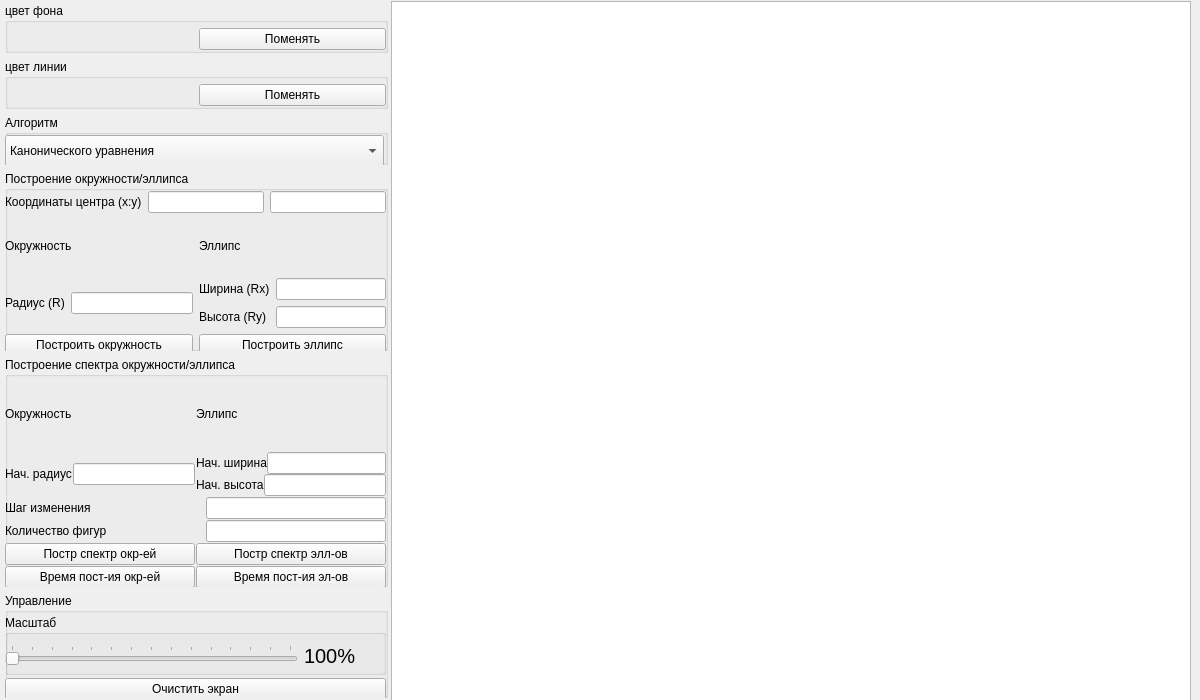
<?xml version="1.0" encoding="UTF-8"?>
<ui version="4.0">
 <class>MainWindow</class>
 <widget class="QMainWindow" name="MainWindow">
  <property name="geometry">
   <rect>
    <x>0</x>
    <y>0</y>
    <width>1200</width>
    <height>700</height>
   </rect>
  </property>
  <property name="windowTitle">
   <string>MainWindow</string>
  </property>
  <widget class="QWidget" name="centralwidget">
   <widget class="QStackedWidget" name="pages">
    <property name="geometry">
     <rect>
      <x>0</x>
      <y>0</y>
      <width>1200</width>
      <height>700</height>
     </rect>
    </property>
    <property name="currentIndex">
     <number>0</number>
    </property>
    <widget class="QWidget" name="main_page">
     <widget class="QWidget" name="horizontalLayoutWidget">
      <property name="geometry">
       <rect>
        <x>0</x>
        <y>0</y>
        <width>1191</width>
        <height>702</height>
       </rect>
      </property>
      <layout class="QHBoxLayout" name="main_page_layout" stretch="2,4">
       <property name="spacing">
        <number>3</number>
       </property>
       <item>
        <layout class="QVBoxLayout" name="verticalLayout">
         <property name="leftMargin">
          <number>5</number>
         </property>
         <property name="topMargin">
          <number>0</number>
         </property>
         <property name="bottomMargin">
          <number>0</number>
         </property>
         <item>
          <widget class="QGroupBox" name="groupBox_2">
           <property name="maximumSize">
            <size>
             <width>16777215</width>
             <height>50</height>
            </size>
           </property>
           <property name="title">
            <string>цвет фона</string>
           </property>
           <widget class="QWidget" name="horizontalLayoutWidget_5">
            <property name="geometry">
             <rect>
              <x>0</x>
              <y>20</y>
              <width>381</width>
              <height>32</height>
             </rect>
            </property>
            <layout class="QHBoxLayout" name="horizontalLayout_6">
             <item>
              <widget class="QWidget" name="bg_color_preview" native="true">
               <property name="maximumSize">
                <size>
                 <width>16777215</width>
                 <height>16777215</height>
                </size>
               </property>
              </widget>
             </item>
             <item>
              <widget class="QPushButton" name="btn_bg_color_change">
               <property name="text">
                <string>Поменять</string>
               </property>
              </widget>
             </item>
            </layout>
           </widget>
          </widget>
         </item>
         <item>
          <widget class="QGroupBox" name="groupBox">
           <property name="maximumSize">
            <size>
             <width>16777215</width>
             <height>50</height>
            </size>
           </property>
           <property name="title">
            <string>цвет линии</string>
           </property>
           <widget class="QWidget" name="horizontalLayoutWidget_6">
            <property name="geometry">
             <rect>
              <x>0</x>
              <y>20</y>
              <width>381</width>
              <height>32</height>
             </rect>
            </property>
            <layout class="QHBoxLayout" name="horizontalLayout_8">
             <item>
              <widget class="QWidget" name="line_color_preview" native="true">
               <property name="maximumSize">
                <size>
                 <width>16777215</width>
                 <height>16777215</height>
                </size>
               </property>
              </widget>
             </item>
             <item>
              <widget class="QPushButton" name="btn_line_color_change">
               <property name="text">
                <string>Поменять</string>
               </property>
              </widget>
             </item>
            </layout>
           </widget>
          </widget>
         </item>
         <item>
          <widget class="QGroupBox" name="groupBox_7">
           <property name="maximumSize">
            <size>
             <width>16777215</width>
             <height>50</height>
            </size>
           </property>
           <property name="title">
            <string>Алгоритм</string>
           </property>
           <widget class="QComboBox" name="algorithm_selection">
            <property name="geometry">
             <rect>
              <x>0</x>
              <y>20</y>
              <width>379</width>
              <height>32</height>
             </rect>
            </property>
            <item>
             <property name="text">
              <string>Канонического уравнения</string>
             </property>
            </item>
            <item>
             <property name="text">
              <string>Параметрического уравнения</string>
             </property>
            </item>
            <item>
             <property name="text">
              <string>Брезенхема</string>
             </property>
            </item>
            <item>
             <property name="text">
              <string>Средней точки</string>
             </property>
            </item>
            <item>
             <property name="text">
              <string>Библиотечный</string>
             </property>
            </item>
           </widget>
          </widget>
         </item>
         <item>
          <widget class="QGroupBox" name="groupBox_3">
           <property name="maximumSize">
            <size>
             <width>16777215</width>
             <height>180</height>
            </size>
           </property>
           <property name="title">
            <string>Построение окружности/эллипса</string>
           </property>
           <widget class="QWidget" name="verticalLayoutWidget">
            <property name="geometry">
             <rect>
              <x>0</x>
              <y>20</y>
              <width>381</width>
              <height>165</height>
             </rect>
            </property>
            <layout class="QVBoxLayout" name="verticalLayout_2" stretch="1,0,2,1">
             <item>
              <layout class="QHBoxLayout" name="horizontalLayout_5">
               <item>
                <widget class="QLabel" name="label">
                 <property name="maximumSize">
                  <size>
                   <width>160</width>
                   <height>16777215</height>
                  </size>
                 </property>
                 <property name="text">
                  <string>Координаты центра (x:y)</string>
                 </property>
                </widget>
               </item>
               <item>
                <widget class="QLineEdit" name="center_x"/>
               </item>
               <item>
                <widget class="QLineEdit" name="center_y"/>
               </item>
              </layout>
             </item>
             <item>
              <layout class="QHBoxLayout" name="horizontalLayout_11">
               <item>
                <widget class="QLabel" name="label_3">
                 <property name="text">
                  <string>Окружность</string>
                 </property>
                </widget>
               </item>
               <item>
                <widget class="QLabel" name="label_2">
                 <property name="text">
                  <string>Эллипс</string>
                 </property>
                </widget>
               </item>
              </layout>
             </item>
             <item>
              <layout class="QHBoxLayout" name="horizontalLayout_4">
               <item>
                <layout class="QVBoxLayout" name="verticalLayout_5">
                 <item>
                  <layout class="QHBoxLayout" name="horizontalLayout_7">
                   <item>
                    <widget class="QLabel" name="label_4">
                     <property name="text">
                      <string>Радиус (R)</string>
                     </property>
                    </widget>
                   </item>
                   <item>
                    <widget class="QLineEdit" name="radius"/>
                   </item>
                  </layout>
                 </item>
                </layout>
               </item>
               <item>
                <layout class="QVBoxLayout" name="verticalLayout_4">
                 <item>
                  <layout class="QHBoxLayout" name="horizontalLayout_9">
                   <item>
                    <widget class="QLabel" name="label_5">
                     <property name="text">
                      <string>Ширина (Rx)</string>
                     </property>
                    </widget>
                   </item>
                   <item>
                    <widget class="QLineEdit" name="radius_x"/>
                   </item>
                  </layout>
                 </item>
                 <item>
                  <layout class="QHBoxLayout" name="horizontalLayout_10">
                   <item>
                    <widget class="QLabel" name="label_6">
                     <property name="text">
                      <string>Высота (Ry) </string>
                     </property>
                    </widget>
                   </item>
                   <item>
                    <widget class="QLineEdit" name="radius_y"/>
                   </item>
                  </layout>
                 </item>
                </layout>
               </item>
              </layout>
             </item>
             <item>
              <layout class="QHBoxLayout" name="horizontalLayout_3">
               <item>
                <widget class="QPushButton" name="btn_circle_draw">
                 <property name="text">
                  <string>Построить окружность</string>
                 </property>
                </widget>
               </item>
               <item>
                <widget class="QPushButton" name="btn_ellipse_draw">
                 <property name="text">
                  <string>Построить эллипс</string>
                 </property>
                </widget>
               </item>
              </layout>
             </item>
            </layout>
           </widget>
          </widget>
         </item>
         <item>
          <widget class="QGroupBox" name="groupBox_6">
           <property name="maximumSize">
            <size>
             <width>16777215</width>
             <height>230</height>
            </size>
           </property>
           <property name="title">
            <string>Построение спектра окружности/эллипса</string>
           </property>
           <widget class="QWidget" name="verticalLayoutWidget_6">
            <property name="geometry">
             <rect>
              <x>0</x>
              <y>20</y>
              <width>381</width>
              <height>211</height>
             </rect>
            </property>
            <layout class="QVBoxLayout" name="verticalLayout_6" stretch="1,2,1,1,1,1">
             <property name="spacing">
              <number>1</number>
             </property>
             <item>
              <layout class="QHBoxLayout" name="horizontalLayout_15">
               <item>
                <widget class="QLabel" name="label_8">
                 <property name="text">
                  <string>Окружность</string>
                 </property>
                </widget>
               </item>
               <item>
                <widget class="QLabel" name="label_7">
                 <property name="text">
                  <string>Эллипс</string>
                 </property>
                </widget>
               </item>
              </layout>
             </item>
             <item>
              <layout class="QHBoxLayout" name="horizontalLayout_14">
               <item>
                <layout class="QHBoxLayout" name="horizontalLayout_16">
                 <item>
                  <widget class="QLabel" name="label_11">
                   <property name="text">
                    <string>Нач. радиус</string>
                   </property>
                  </widget>
                 </item>
                 <item>
                  <widget class="QLineEdit" name="start_radius"/>
                 </item>
                </layout>
               </item>
               <item>
                <layout class="QVBoxLayout" name="verticalLayout_7">
                 <property name="spacing">
                  <number>0</number>
                 </property>
                 <item>
                  <layout class="QHBoxLayout" name="horizontalLayout_17">
                   <item>
                    <widget class="QLabel" name="label_12">
                     <property name="text">
                      <string>Нач. ширина</string>
                     </property>
                    </widget>
                   </item>
                   <item>
                    <widget class="QLineEdit" name="start_radius_x"/>
                   </item>
                  </layout>
                 </item>
                 <item>
                  <layout class="QHBoxLayout" name="horizontalLayout_18">
                   <item>
                    <widget class="QLabel" name="label_13">
                     <property name="text">
                      <string>Нач. высота</string>
                     </property>
                    </widget>
                   </item>
                   <item>
                    <widget class="QLineEdit" name="start_radius_y"/>
                   </item>
                  </layout>
                 </item>
                </layout>
               </item>
              </layout>
             </item>
             <item>
              <layout class="QHBoxLayout" name="horizontalLayout_13">
               <item>
                <widget class="QLabel" name="label_9">
                 <property name="minimumSize">
                  <size>
                   <width>200</width>
                   <height>0</height>
                  </size>
                 </property>
                 <property name="text">
                  <string>Шаг изменения</string>
                 </property>
                </widget>
               </item>
               <item>
                <widget class="QLineEdit" name="step"/>
               </item>
              </layout>
             </item>
             <item>
              <layout class="QHBoxLayout" name="horizontalLayout_20">
               <item>
                <widget class="QLabel" name="label_10">
                 <property name="minimumSize">
                  <size>
                   <width>200</width>
                   <height>0</height>
                  </size>
                 </property>
                 <property name="text">
                  <string>Количество фигур</string>
                 </property>
                </widget>
               </item>
               <item>
                <widget class="QLineEdit" name="figures_count"/>
               </item>
              </layout>
             </item>
             <item>
              <layout class="QHBoxLayout" name="horizontalLayout_19">
               <item>
                <widget class="QPushButton" name="btn_draw_circles_spectrum">
                 <property name="text">
                  <string>Постр спектр окр-ей</string>
                 </property>
                </widget>
               </item>
               <item>
                <widget class="QPushButton" name="btn_draw_ellipses_spectrum">
                 <property name="text">
                  <string>Постр спектр элл-ов</string>
                 </property>
                </widget>
               </item>
              </layout>
             </item>
             <item>
              <layout class="QHBoxLayout" name="horizontalLayout_12">
               <item>
                <widget class="QPushButton" name="btn_time_cmp_circles">
                 <property name="text">
                  <string>Время пост-ия окр-ей</string>
                 </property>
                </widget>
               </item>
               <item>
                <widget class="QPushButton" name="btn_time_cmp_ellipses">
                 <property name="acceptDrops">
                  <bool>false</bool>
                 </property>
                 <property name="text">
                  <string>Время пост-ия эл-ов</string>
                 </property>
                </widget>
               </item>
              </layout>
             </item>
            </layout>
           </widget>
          </widget>
         </item>
         <item>
          <widget class="QGroupBox" name="groupBox_4">
           <property name="maximumSize">
            <size>
             <width>16777215</width>
             <height>105</height>
            </size>
           </property>
           <property name="title">
            <string>Управление</string>
           </property>
           <widget class="QWidget" name="verticalLayoutWidget_3">
            <property name="geometry">
             <rect>
              <x>0</x>
              <y>20</y>
              <width>381</width>
              <height>91</height>
             </rect>
            </property>
            <layout class="QVBoxLayout" name="verticalLayout_3">
             <property name="spacing">
              <number>1</number>
             </property>
             <item>
              <widget class="QGroupBox" name="groupBox_5">
               <property name="maximumSize">
                <size>
                 <width>16777215</width>
                 <height>60</height>
                </size>
               </property>
               <property name="title">
                <string>Масштаб</string>
               </property>
               <widget class="QWidget" name="horizontalLayoutWidget_2">
                <property name="geometry">
                 <rect>
                  <x>0</x>
                  <y>20</y>
                  <width>351</width>
                  <height>41</height>
                 </rect>
                </property>
                <layout class="QHBoxLayout" name="horizontalLayout_2">
                 <item>
                  <widget class="QSlider" name="scale_slider">
                   <property name="minimum">
                    <number>100</number>
                   </property>
                   <property name="maximum">
                    <number>1500</number>
                   </property>
                   <property name="singleStep">
                    <number>50</number>
                   </property>
                   <property name="pageStep">
                    <number>100</number>
                   </property>
                   <property name="orientation">
                    <enum>Qt::Horizontal</enum>
                   </property>
                   <property name="tickPosition">
                    <enum>QSlider::TicksAbove</enum>
                   </property>
                   <property name="tickInterval">
                    <number>100</number>
                   </property>
                  </widget>
                 </item>
                 <item>
                  <widget class="QLabel" name="slider_value">
                   <property name="minimumSize">
                    <size>
                     <width>50</width>
                     <height>0</height>
                    </size>
                   </property>
                   <property name="font">
                    <font>
                     <pointsize>15</pointsize>
                    </font>
                   </property>
                   <property name="text">
                    <string>100%</string>
                   </property>
                  </widget>
                 </item>
                </layout>
               </widget>
              </widget>
             </item>
             <item>
              <widget class="QPushButton" name="btn_clear_screen">
               <property name="text">
                <string>Очистить экран</string>
               </property>
              </widget>
             </item>
            </layout>
           </widget>
          </widget>
         </item>
        </layout>
       </item>
       <item>
        <widget class="QGraphicsView" name="graphicsView">
         <property name="sizePolicy">
          <sizepolicy hsizetype="Preferred" vsizetype="Preferred">
           <horstretch>0</horstretch>
           <verstretch>0</verstretch>
          </sizepolicy>
         </property>
         <property name="minimumSize">
          <size>
           <width>800</width>
           <height>700</height>
          </size>
         </property>
         <property name="maximumSize">
          <size>
           <width>800</width>
           <height>700</height>
          </size>
         </property>
         <property name="backgroundBrush">
          <brush brushstyle="NoBrush">
           <color alpha="255">
            <red>255</red>
            <green>255</green>
            <blue>255</blue>
           </color>
          </brush>
         </property>
        </widget>
       </item>
      </layout>
     </widget>
    </widget>
    <widget class="QWidget" name="time_cmp_page">
     <widget class="QPushButton" name="back_btn">
      <property name="geometry">
       <rect>
        <x>0</x>
        <y>0</y>
        <width>100</width>
        <height>32</height>
       </rect>
      </property>
      <property name="text">
       <string>Назад</string>
      </property>
     </widget>
     <widget class="QWidget" name="verticalLayoutWidget_4">
      <property name="geometry">
       <rect>
        <x>10</x>
        <y>30</y>
        <width>1181</width>
        <height>661</height>
       </rect>
      </property>
      <layout class="QVBoxLayout" name="time_layout"/>
     </widget>
    </widget>
   </widget>
  </widget>
 </widget>
 <resources/>
 <connections/>
</ui>
